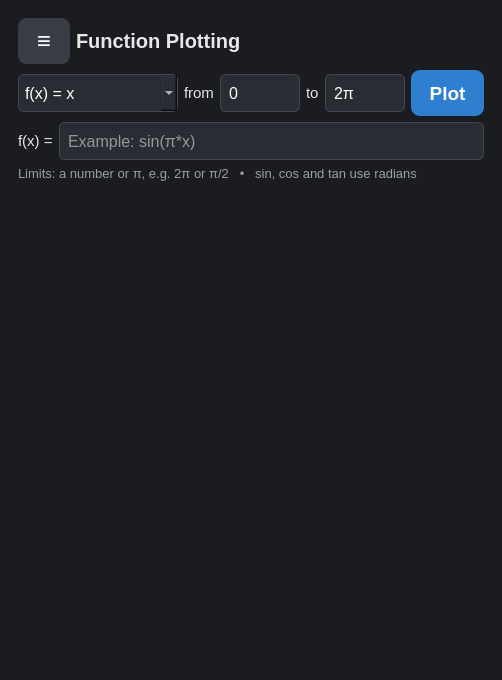
<?xml version="1.0" encoding="UTF-8"?>
<ui version="4.0">
 <class>MainWindow</class>
 <widget class="QMainWindow" name="MainWindow">
  <property name="geometry">
   <rect>
    <x>0</x>
    <y>0</y>
    <width>502</width>
    <height>680</height>
   </rect>
  </property>
  <property name="focusPolicy">
   <enum>Qt::TabFocus</enum>
  </property>
  <property name="windowTitle">
   <string>Scientific Calculator</string>
  </property>
  <widget class="QWidget" name="centralwidget">
   <property name="styleSheet">
    <string notr="true">#centralwidget { background: #1b1c20; }</string>
   </property>
   <layout class="QVBoxLayout" name="verticalLayout">
    <item>
     <widget class="QStackedWidget" name="stackedWidget">
      <property name="currentIndex">
       <number>2</number>
      </property>
      <widget class="QWidget" name="calcPage">
       <property name="styleSheet">
        <string notr="true">QWidget { font-family: &quot;Segoe UI&quot;; }
QPushButton { background: #3a3d45; color: white; border: none; border-radius: 9px; font-size: 19px; font-weight: 600; min-height: 46px; }
QPushButton:hover { background: #4a4e58; }
QPushButton:pressed { padding-top: 4px; }
QPushButton::menu-indicator { image: none; width: 0px; }
QLineEdit#screen { background: #c8d0bd; color: #1a1d16; border: 3px solid #0e0f12; border-radius: 10px; padding: 8px 14px; font-size: 32px; font-family: Consolas; min-height: 60px; }</string>
       </property>
       <layout class="QVBoxLayout" name="verticalLayout_2">
        <item>
         <widget class="QLineEdit" name="screen">
          <property name="text">
           <string>0</string>
          </property>
          <property name="alignment">
           <set>Qt::AlignRight|Qt::AlignTrailing|Qt::AlignVCenter</set>
          </property>
          <property name="readOnly">
           <bool>true</bool>
          </property>
         </widget>
        </item>
        <item>
         <layout class="QGridLayout" name="gridLayout" rowstretch="1,1,1,1,1,1,1">
          <item row="4" column="1">
           <widget class="QPushButton" name="pushButton_22">
            <property name="sizePolicy">
             <sizepolicy hsizetype="Minimum" vsizetype="Expanding">
              <horstretch>0</horstretch>
              <verstretch>0</verstretch>
             </sizepolicy>
            </property>
            <property name="focusPolicy">
             <enum>Qt::NoFocus</enum>
            </property>
            <property name="text">
             <string>5</string>
            </property>
           </widget>
          </item>
          <item row="0" column="2">
           <widget class="QPushButton" name="pushButton_3">
            <property name="sizePolicy">
             <sizepolicy hsizetype="Minimum" vsizetype="Expanding">
              <horstretch>0</horstretch>
              <verstretch>0</verstretch>
             </sizepolicy>
            </property>
            <property name="focusPolicy">
             <enum>Qt::NoFocus</enum>
            </property>
            <property name="styleSheet">
             <string notr="true">QPushButton { background: #b5413a; color: white; font-size: 17px; }
QPushButton:hover { background: #cc5249; }</string>
            </property>
            <property name="text">
             <string>C</string>
            </property>
           </widget>
          </item>
          <item row="1" column="3">
           <widget class="QPushButton" name="btnAngle">
            <property name="sizePolicy">
             <sizepolicy hsizetype="Minimum" vsizetype="Expanding">
              <horstretch>0</horstretch>
              <verstretch>0</verstretch>
             </sizepolicy>
            </property>
            <property name="focusPolicy">
             <enum>Qt::NoFocus</enum>
            </property>
            <property name="styleSheet">
             <string notr="true">QPushButton { background: #b5413a; color: white; font-size: 17px; }
QPushButton:hover { background: #cc5249; }</string>
            </property>
            <property name="text">
             <string>DEG / rad</string>
            </property>
           </widget>
          </item>
          <item row="5" column="0">
           <widget class="QPushButton" name="pushButton_27">
            <property name="sizePolicy">
             <sizepolicy hsizetype="Minimum" vsizetype="Expanding">
              <horstretch>0</horstretch>
              <verstretch>0</verstretch>
             </sizepolicy>
            </property>
            <property name="focusPolicy">
             <enum>Qt::NoFocus</enum>
            </property>
            <property name="text">
             <string>1</string>
            </property>
           </widget>
          </item>
          <item row="0" column="1">
           <widget class="QPushButton" name="btnShift">
            <property name="sizePolicy">
             <sizepolicy hsizetype="Minimum" vsizetype="Expanding">
              <horstretch>0</horstretch>
              <verstretch>0</verstretch>
             </sizepolicy>
            </property>
            <property name="focusPolicy">
             <enum>Qt::NoFocus</enum>
            </property>
            <property name="styleSheet">
             <string notr="true">QPushButton { background: #4a3d1c; color: #f5c04a; }</string>
            </property>
            <property name="text">
             <string>Shift</string>
            </property>
           </widget>
          </item>
          <item row="5" column="1">
           <widget class="QPushButton" name="pushButton_26">
            <property name="sizePolicy">
             <sizepolicy hsizetype="Minimum" vsizetype="Expanding">
              <horstretch>0</horstretch>
              <verstretch>0</verstretch>
             </sizepolicy>
            </property>
            <property name="focusPolicy">
             <enum>Qt::NoFocus</enum>
            </property>
            <property name="text">
             <string>2</string>
            </property>
           </widget>
          </item>
          <item row="1" column="1">
           <widget class="QPushButton" name="btnPower">
            <property name="sizePolicy">
             <sizepolicy hsizetype="Minimum" vsizetype="Expanding">
              <horstretch>0</horstretch>
              <verstretch>0</verstretch>
             </sizepolicy>
            </property>
            <property name="focusPolicy">
             <enum>Qt::NoFocus</enum>
            </property>
            <property name="styleSheet">
             <string notr="true">QPushButton { background: #2a2c33; color: #d9dbe0; font-size: 17px; }
QPushButton:hover { background: #393c45; }</string>
            </property>
            <property name="text">
             <string>xʸ</string>
            </property>
           </widget>
          </item>
          <item row="1" column="2">
           <widget class="QPushButton" name="btnFactorial">
            <property name="sizePolicy">
             <sizepolicy hsizetype="Minimum" vsizetype="Expanding">
              <horstretch>0</horstretch>
              <verstretch>0</verstretch>
             </sizepolicy>
            </property>
            <property name="focusPolicy">
             <enum>Qt::NoFocus</enum>
            </property>
            <property name="styleSheet">
             <string notr="true">QPushButton { background: #2a2c33; color: #d9dbe0; font-size: 17px; }
QPushButton:hover { background: #393c45; }</string>
            </property>
            <property name="text">
             <string>x!</string>
            </property>
           </widget>
          </item>
          <item row="2" column="0">
           <widget class="QPushButton" name="btnSin">
            <property name="sizePolicy">
             <sizepolicy hsizetype="Minimum" vsizetype="Expanding">
              <horstretch>0</horstretch>
              <verstretch>0</verstretch>
             </sizepolicy>
            </property>
            <property name="focusPolicy">
             <enum>Qt::NoFocus</enum>
            </property>
            <property name="styleSheet">
             <string notr="true">QPushButton { background: #2a2c33; color: #d9dbe0; font-size: 17px; }
QPushButton:hover { background: #393c45; }</string>
            </property>
            <property name="text">
             <string>sin</string>
            </property>
           </widget>
          </item>
          <item row="2" column="2">
           <widget class="QPushButton" name="btnTan">
            <property name="sizePolicy">
             <sizepolicy hsizetype="Minimum" vsizetype="Expanding">
              <horstretch>0</horstretch>
              <verstretch>0</verstretch>
             </sizepolicy>
            </property>
            <property name="focusPolicy">
             <enum>Qt::NoFocus</enum>
            </property>
            <property name="styleSheet">
             <string notr="true">QPushButton { background: #2a2c33; color: #d9dbe0; font-size: 17px; }
QPushButton:hover { background: #393c45; }</string>
            </property>
            <property name="text">
             <string>tan</string>
            </property>
           </widget>
          </item>
          <item row="2" column="3">
           <widget class="QPushButton" name="pushButton_14">
            <property name="sizePolicy">
             <sizepolicy hsizetype="Minimum" vsizetype="Expanding">
              <horstretch>0</horstretch>
              <verstretch>0</verstretch>
             </sizepolicy>
            </property>
            <property name="focusPolicy">
             <enum>Qt::NoFocus</enum>
            </property>
            <property name="styleSheet">
             <string notr="true">QPushButton { background: #2a645f; color: #a8ede5; font-size: 22px; }
QPushButton:hover { background: #357a74; }</string>
            </property>
            <property name="text">
             <string>÷</string>
            </property>
           </widget>
          </item>
          <item row="4" column="2">
           <widget class="QPushButton" name="pushButton_24">
            <property name="sizePolicy">
             <sizepolicy hsizetype="Minimum" vsizetype="Expanding">
              <horstretch>0</horstretch>
              <verstretch>0</verstretch>
             </sizepolicy>
            </property>
            <property name="focusPolicy">
             <enum>Qt::NoFocus</enum>
            </property>
            <property name="text">
             <string>6</string>
            </property>
           </widget>
          </item>
          <item row="4" column="3">
           <widget class="QPushButton" name="pushButton_21">
            <property name="sizePolicy">
             <sizepolicy hsizetype="Minimum" vsizetype="Expanding">
              <horstretch>0</horstretch>
              <verstretch>0</verstretch>
             </sizepolicy>
            </property>
            <property name="focusPolicy">
             <enum>Qt::NoFocus</enum>
            </property>
            <property name="styleSheet">
             <string notr="true">QPushButton { background: #2a645f; color: #a8ede5; font-size: 22px; }
QPushButton:hover { background: #357a74; }</string>
            </property>
            <property name="text">
             <string>-</string>
            </property>
           </widget>
          </item>
          <item row="1" column="0">
           <widget class="QPushButton" name="btnSqrt">
            <property name="sizePolicy">
             <sizepolicy hsizetype="Minimum" vsizetype="Expanding">
              <horstretch>0</horstretch>
              <verstretch>0</verstretch>
             </sizepolicy>
            </property>
            <property name="focusPolicy">
             <enum>Qt::NoFocus</enum>
            </property>
            <property name="styleSheet">
             <string notr="true">QPushButton { background: #2a2c33; color: #d9dbe0; font-size: 17px; }
QPushButton:hover { background: #393c45; }</string>
            </property>
            <property name="text">
             <string>√</string>
            </property>
           </widget>
          </item>
          <item row="2" column="1">
           <widget class="QPushButton" name="btnCos">
            <property name="sizePolicy">
             <sizepolicy hsizetype="Minimum" vsizetype="Expanding">
              <horstretch>0</horstretch>
              <verstretch>0</verstretch>
             </sizepolicy>
            </property>
            <property name="focusPolicy">
             <enum>Qt::NoFocus</enum>
            </property>
            <property name="styleSheet">
             <string notr="true">QPushButton { background: #2a2c33; color: #d9dbe0; font-size: 17px; }
QPushButton:hover { background: #393c45; }</string>
            </property>
            <property name="text">
             <string>cos</string>
            </property>
           </widget>
          </item>
          <item row="3" column="1">
           <widget class="QPushButton" name="pushButton_19">
            <property name="sizePolicy">
             <sizepolicy hsizetype="Minimum" vsizetype="Expanding">
              <horstretch>0</horstretch>
              <verstretch>0</verstretch>
             </sizepolicy>
            </property>
            <property name="focusPolicy">
             <enum>Qt::NoFocus</enum>
            </property>
            <property name="text">
             <string>8</string>
            </property>
           </widget>
          </item>
          <item row="3" column="3">
           <widget class="QPushButton" name="pushButton_18">
            <property name="sizePolicy">
             <sizepolicy hsizetype="Minimum" vsizetype="Expanding">
              <horstretch>0</horstretch>
              <verstretch>0</verstretch>
             </sizepolicy>
            </property>
            <property name="focusPolicy">
             <enum>Qt::NoFocus</enum>
            </property>
            <property name="styleSheet">
             <string notr="true">QPushButton { background: #2a645f; color: #a8ede5; font-size: 22px; }
QPushButton:hover { background: #357a74; }</string>
            </property>
            <property name="text">
             <string>×</string>
            </property>
           </widget>
          </item>
          <item row="0" column="0">
           <widget class="QPushButton" name="btnMenu">
            <property name="sizePolicy">
             <sizepolicy hsizetype="Minimum" vsizetype="Expanding">
              <horstretch>0</horstretch>
              <verstretch>0</verstretch>
             </sizepolicy>
            </property>
            <property name="focusPolicy">
             <enum>Qt::NoFocus</enum>
            </property>
            <property name="styleSheet">
             <string notr="true">QPushButton { font-size: 24px; }</string>
            </property>
            <property name="text">
             <string>≡</string>
            </property>
           </widget>
          </item>
          <item row="4" column="0">
           <widget class="QPushButton" name="pushButton_23">
            <property name="sizePolicy">
             <sizepolicy hsizetype="Minimum" vsizetype="Expanding">
              <horstretch>0</horstretch>
              <verstretch>0</verstretch>
             </sizepolicy>
            </property>
            <property name="focusPolicy">
             <enum>Qt::NoFocus</enum>
            </property>
            <property name="text">
             <string>4</string>
            </property>
           </widget>
          </item>
          <item row="3" column="2">
           <widget class="QPushButton" name="pushButton_17">
            <property name="sizePolicy">
             <sizepolicy hsizetype="Minimum" vsizetype="Expanding">
              <horstretch>0</horstretch>
              <verstretch>0</verstretch>
             </sizepolicy>
            </property>
            <property name="focusPolicy">
             <enum>Qt::NoFocus</enum>
            </property>
            <property name="text">
             <string>9</string>
            </property>
           </widget>
          </item>
          <item row="3" column="0">
           <widget class="QPushButton" name="pushButton_20">
            <property name="sizePolicy">
             <sizepolicy hsizetype="Minimum" vsizetype="Expanding">
              <horstretch>0</horstretch>
              <verstretch>0</verstretch>
             </sizepolicy>
            </property>
            <property name="focusPolicy">
             <enum>Qt::NoFocus</enum>
            </property>
            <property name="text">
             <string>7</string>
            </property>
           </widget>
          </item>
          <item row="0" column="3">
           <widget class="QPushButton" name="pushButton_4">
            <property name="sizePolicy">
             <sizepolicy hsizetype="Minimum" vsizetype="Expanding">
              <horstretch>0</horstretch>
              <verstretch>0</verstretch>
             </sizepolicy>
            </property>
            <property name="focusPolicy">
             <enum>Qt::NoFocus</enum>
            </property>
            <property name="styleSheet">
             <string notr="true">QPushButton { background: #b5413a; color: white; font-size: 17px; }
QPushButton:hover { background: #cc5249; }</string>
            </property>
            <property name="text">
             <string>⌫</string>
            </property>
           </widget>
          </item>
          <item row="6" column="2">
           <widget class="QPushButton" name="pushButton_32">
            <property name="sizePolicy">
             <sizepolicy hsizetype="Minimum" vsizetype="Expanding">
              <horstretch>0</horstretch>
              <verstretch>0</verstretch>
             </sizepolicy>
            </property>
            <property name="focusPolicy">
             <enum>Qt::NoFocus</enum>
            </property>
            <property name="styleSheet">
             <string notr="true">QPushButton { font-family: &quot;Cambria Math&quot;, &quot;Times New Roman&quot;, serif; font-size: 24px; font-weight: normal; }</string>
            </property>
            <property name="text">
             <string>π</string>
            </property>
           </widget>
          </item>
          <item row="5" column="3">
           <widget class="QPushButton" name="pushButton_25">
            <property name="sizePolicy">
             <sizepolicy hsizetype="Minimum" vsizetype="Expanding">
              <horstretch>0</horstretch>
              <verstretch>0</verstretch>
             </sizepolicy>
            </property>
            <property name="focusPolicy">
             <enum>Qt::NoFocus</enum>
            </property>
            <property name="styleSheet">
             <string notr="true">QPushButton { background: #2a645f; color: #a8ede5; font-size: 22px; }
QPushButton:hover { background: #357a74; }</string>
            </property>
            <property name="text">
             <string>+</string>
            </property>
           </widget>
          </item>
          <item row="6" column="1">
           <widget class="QPushButton" name="pushButton_30">
            <property name="sizePolicy">
             <sizepolicy hsizetype="Minimum" vsizetype="Expanding">
              <horstretch>0</horstretch>
              <verstretch>0</verstretch>
             </sizepolicy>
            </property>
            <property name="focusPolicy">
             <enum>Qt::NoFocus</enum>
            </property>
            <property name="text">
             <string>.</string>
            </property>
           </widget>
          </item>
          <item row="5" column="2">
           <widget class="QPushButton" name="pushButton_28">
            <property name="sizePolicy">
             <sizepolicy hsizetype="Minimum" vsizetype="Expanding">
              <horstretch>0</horstretch>
              <verstretch>0</verstretch>
             </sizepolicy>
            </property>
            <property name="focusPolicy">
             <enum>Qt::NoFocus</enum>
            </property>
            <property name="text">
             <string>3</string>
            </property>
           </widget>
          </item>
          <item row="6" column="3">
           <widget class="QPushButton" name="pushButton_29">
            <property name="sizePolicy">
             <sizepolicy hsizetype="Minimum" vsizetype="Expanding">
              <horstretch>0</horstretch>
              <verstretch>0</verstretch>
             </sizepolicy>
            </property>
            <property name="focusPolicy">
             <enum>Qt::NoFocus</enum>
            </property>
            <property name="styleSheet">
             <string notr="true">QPushButton { background: #2f7fd1; color: white; font-size: 24px; }
QPushButton:hover { background: #4a95e6; }</string>
            </property>
            <property name="text">
             <string>=</string>
            </property>
           </widget>
          </item>
          <item row="6" column="0">
           <widget class="QPushButton" name="pushButton_31">
            <property name="sizePolicy">
             <sizepolicy hsizetype="Minimum" vsizetype="Expanding">
              <horstretch>0</horstretch>
              <verstretch>0</verstretch>
             </sizepolicy>
            </property>
            <property name="focusPolicy">
             <enum>Qt::NoFocus</enum>
            </property>
            <property name="text">
             <string>0</string>
            </property>
           </widget>
          </item>
         </layout>
        </item>
       </layout>
      </widget>
      <widget class="QWidget" name="solverPage">
       <property name="styleSheet">
        <string notr="true">QWidget { font-family: &quot;Segoe UI&quot;; }
QLabel { color: #e6e7ea; font-size: 15px; }
QLabel#lblSolverTitle { font-size: 20px; font-weight: 600; }
QLabel#lblResult { font-size: 24px; font-weight: 600; color: #8fe3d9; }
QLineEdit { background: #2a2c33; color: white; border: 1px solid #454955; border-radius: 6px; padding: 6px; font-size: 16px; min-height: 24px; }
QPushButton { border: none; border-radius: 9px; font-size: 19px; font-weight: 600; min-height: 46px; }
QPushButton#btnSolve { background: #2f7fd1; color: white; }
QPushButton#btnSolve:hover { background: #4a95e6; }
QPushButton#btnMenu2 { background: #3a3d45; color: white; font-size: 24px; min-width: 52px; max-width: 52px; }
QPushButton::menu-indicator { image: none; width: 0px; }</string>
       </property>
       <layout class="QVBoxLayout" name="verticalLayout_3">
        <item>
         <layout class="QHBoxLayout" name="horizontalLayout">
          <item>
           <widget class="QPushButton" name="btnMenu2">
            <property name="text">
             <string>≡</string>
            </property>
           </widget>
          </item>
          <item>
           <widget class="QLabel" name="lblSolverTitle">
            <property name="text">
             <string>Two-Equation Solver</string>
            </property>
           </widget>
          </item>
          <item>
           <spacer name="horizontalSpacer">
            <property name="orientation">
             <enum>Qt::Horizontal</enum>
            </property>
            <property name="sizeHint" stdset="0">
             <size>
              <width>40</width>
              <height>20</height>
             </size>
            </property>
           </spacer>
          </item>
         </layout>
        </item>
        <item>
         <widget class="QLabel" name="label_2">
          <property name="text">
           <string>Solve  a₁x + b₁y = c₁  and  a₂x + b₂y = c₂</string>
          </property>
         </widget>
        </item>
        <item>
         <layout class="QGridLayout" name="gridLayout_3">
          <item row="0" column="1">
           <widget class="QLabel" name="label_4">
            <property name="text">
             <string>x +</string>
            </property>
           </widget>
          </item>
          <item row="0" column="0">
           <widget class="QLineEdit" name="a1">
            <property name="alignment">
             <set>Qt::AlignCenter</set>
            </property>
            <property name="placeholderText">
             <string>a1</string>
            </property>
           </widget>
          </item>
          <item row="0" column="4">
           <widget class="QLineEdit" name="c1">
            <property name="alignment">
             <set>Qt::AlignCenter</set>
            </property>
            <property name="placeholderText">
             <string>c1</string>
            </property>
           </widget>
          </item>
          <item row="1" column="3">
           <widget class="QLabel" name="label_5">
            <property name="text">
             <string>y =</string>
            </property>
           </widget>
          </item>
          <item row="1" column="1">
           <widget class="QLabel" name="label_6">
            <property name="text">
             <string>x +</string>
            </property>
           </widget>
          </item>
          <item row="1" column="2">
           <widget class="QLineEdit" name="b2">
            <property name="alignment">
             <set>Qt::AlignCenter</set>
            </property>
            <property name="placeholderText">
             <string>b2</string>
            </property>
           </widget>
          </item>
          <item row="0" column="3">
           <widget class="QLabel" name="label_3">
            <property name="text">
             <string>y =</string>
            </property>
           </widget>
          </item>
          <item row="1" column="4">
           <widget class="QLineEdit" name="c2">
            <property name="alignment">
             <set>Qt::AlignCenter</set>
            </property>
            <property name="placeholderText">
             <string>c2</string>
            </property>
           </widget>
          </item>
          <item row="1" column="0">
           <widget class="QLineEdit" name="a2">
            <property name="alignment">
             <set>Qt::AlignCenter</set>
            </property>
            <property name="placeholderText">
             <string>a2</string>
            </property>
           </widget>
          </item>
          <item row="0" column="2">
           <widget class="QLineEdit" name="b1">
            <property name="alignment">
             <set>Qt::AlignCenter</set>
            </property>
            <property name="placeholderText">
             <string>b1</string>
            </property>
           </widget>
          </item>
         </layout>
        </item>
        <item>
         <widget class="QPushButton" name="btnSolve">
          <property name="text">
           <string>Solve</string>
          </property>
         </widget>
        </item>
        <item>
         <widget class="QLabel" name="lblResult">
          <property name="sizePolicy">
           <sizepolicy hsizetype="Preferred" vsizetype="Expanding">
            <horstretch>0</horstretch>
            <verstretch>0</verstretch>
           </sizepolicy>
          </property>
          <property name="text">
           <string>Enter the coefficients, then press Solve</string>
          </property>
          <property name="alignment">
           <set>Qt::AlignCenter</set>
          </property>
         </widget>
        </item>
       </layout>
      </widget>
      <widget class="QWidget" name="plotPage">
       <property name="styleSheet">
        <string notr="true">QWidget { font-family: &quot;Segoe UI&quot;; }
QLabel { color: #e6e7ea; font-size: 15px; }
QLabel#lblPlotTitle { font-size: 20px; font-weight: 600; }
QLabel#lblHint { color: #9a9ea8; font-size: 13px; }
QLineEdit, QComboBox { background: #2a2c33; color: white; border: 1px solid #454955; border-radius: 6px; padding: 6px; font-size: 16px; min-height: 24px; }
QComboBox QAbstractItemView { background: #2a2c33; color: white; selection-background-color: #2f7fd1; }
QPushButton { border: none; border-radius: 9px; font-size: 19px; font-weight: 600; min-height: 46px; }
QPushButton#btnPlot { background: #2f7fd1; color: white; padding: 0 18px; }
QPushButton#btnPlot:hover { background: #4a95e6; }
QPushButton#btnMenu3 { background: #3a3d45; color: white; font-size: 24px; min-width: 52px; max-width: 52px; }
QPushButton::menu-indicator { image: none; width: 0px; }</string>
       </property>
       <layout class="QVBoxLayout" name="verticalLayout_4">
        <item>
         <layout class="QHBoxLayout" name="horizontalLayout_3">
          <item>
           <widget class="QPushButton" name="btnMenu3">
            <property name="text">
             <string>≡</string>
            </property>
           </widget>
          </item>
          <item>
           <widget class="QLabel" name="lblPlotTitle">
            <property name="text">
             <string>Function Plotting</string>
            </property>
           </widget>
          </item>
          <item>
           <spacer name="horizontalSpacer_2">
            <property name="orientation">
             <enum>Qt::Horizontal</enum>
            </property>
            <property name="sizeHint" stdset="0">
             <size>
              <width>40</width>
              <height>20</height>
             </size>
            </property>
           </spacer>
          </item>
         </layout>
        </item>
        <item>
         <layout class="QHBoxLayout" name="horizontalLayout_2" stretch="2,0,1,0,1,0">
          <item>
           <widget class="QComboBox" name="comboFunction">
            <item>
             <property name="text">
              <string>f(x) = x</string>
             </property>
            </item>
            <item>
             <property name="text">
              <string>f(x) = x²</string>
             </property>
            </item>
            <item>
             <property name="text">
              <string>f(x) = x³</string>
             </property>
            </item>
            <item>
             <property name="text">
              <string>f(x) = sin(x)</string>
             </property>
            </item>
            <item>
             <property name="text">
              <string>f(x) = cos(x)</string>
             </property>
            </item>
            <item>
             <property name="text">
              <string>f(x) = eˣ</string>
             </property>
            </item>
            <item>
             <property name="text">
              <string>f(x) = ln(x)</string>
             </property>
            </item>
            <item>
             <property name="text">
              <string>Custom function</string>
             </property>
            </item>
           </widget>
          </item>
          <item>
           <widget class="QLabel" name="label_7">
            <property name="text">
             <string>from</string>
            </property>
           </widget>
          </item>
          <item>
           <widget class="QLineEdit" name="inputStart">
            <property name="toolTip">
             <string>Example: 0, -pi, pi/2</string>
            </property>
            <property name="text">
             <string>0</string>
            </property>
            <property name="placeholderText">
             <string>Start</string>
            </property>
           </widget>
          </item>
          <item>
           <widget class="QLabel" name="label_8">
            <property name="text">
             <string>to</string>
            </property>
           </widget>
          </item>
          <item>
           <widget class="QLineEdit" name="inputEnd">
            <property name="toolTip">
             <string>Example: 2π or pi/2</string>
            </property>
            <property name="text">
             <string>2π</string>
            </property>
            <property name="placeholderText">
             <string>End</string>
            </property>
           </widget>
          </item>
          <item>
           <widget class="QPushButton" name="btnPlot">
            <property name="text">
             <string>Plot</string>
            </property>
           </widget>
          </item>
         </layout>
        </item>
        <item>
         <layout class="QHBoxLayout" name="horizontalLayout_4">
          <item>
           <widget class="QLabel" name="lblExpression">
            <property name="text">
             <string>f(x) =</string>
            </property>
           </widget>
          </item>
          <item>
           <widget class="QLineEdit" name="inputExpression">
            <property name="placeholderText">
             <string>Example: sin(π*x)</string>
            </property>
           </widget>
          </item>
         </layout>
        </item>
        <item>
         <widget class="QLabel" name="lblHint">
          <property name="text">
           <string>Limits: a number or π, e.g. 2π or π/2   •   sin, cos and tan use radians</string>
          </property>
         </widget>
        </item>
        <item>
         <widget class="QWidget" name="plotArea" native="true">
          <property name="sizePolicy">
           <sizepolicy hsizetype="Expanding" vsizetype="Expanding">
            <horstretch>0</horstretch>
            <verstretch>0</verstretch>
           </sizepolicy>
          </property>
          <property name="minimumSize">
           <size>
            <width>0</width>
            <height>300</height>
           </size>
          </property>
         </widget>
        </item>
       </layout>
      </widget>
     </widget>
    </item>
   </layout>
  </widget>
 </widget>
 <resources/>
 <connections/>
</ui>
